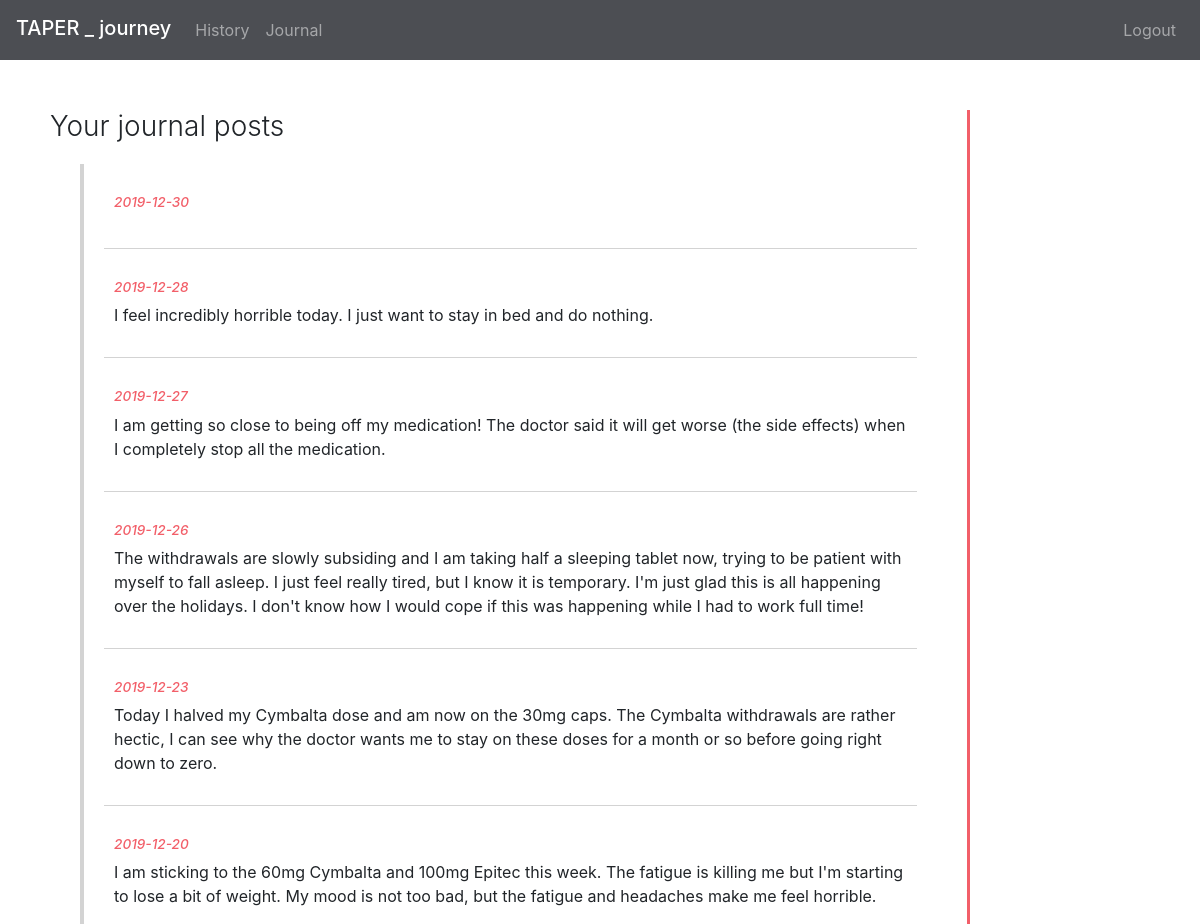
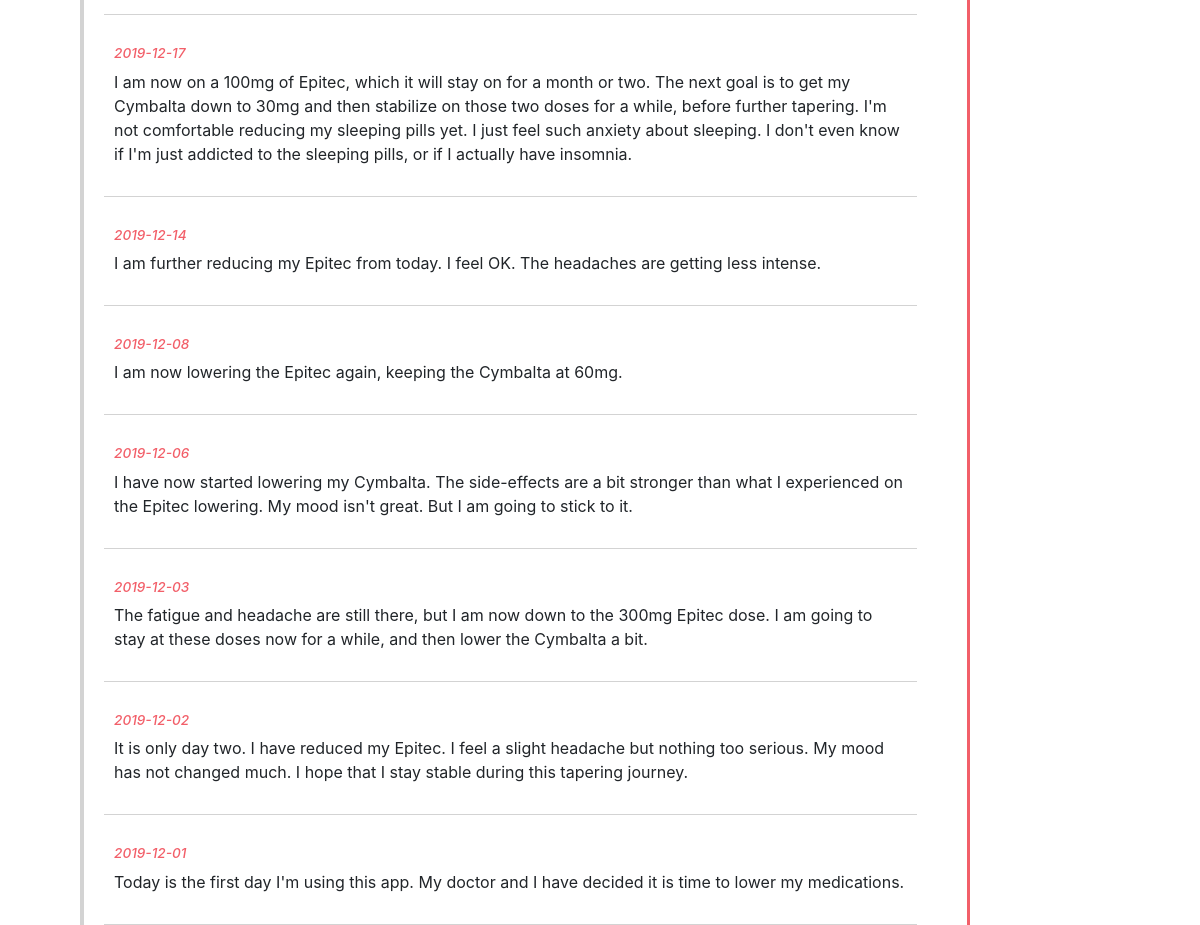
Page /journal (signed in) on the committed database (2 pictures, top to bottom).
### tables this page shows
CREATE TABLE 'entries' ('id' integer PRIMARY KEY AUTOINCREMENT NOT NULL,'drugs' text,'doses' text, 'mood' smallint, 'side_effects' text, 'journal' text, 'user_id' integer NOT NULL, 'entry_date' date NOT NULL);

### application.py (the view)
@app.route("/journal", methods=["GET", "POST"])
@signin_required
def journal():
    if not (db.execute("SELECT journal, entry_date From entries WHERE user_id=? AND journal IS NOT NULL ORDER BY entry_date DESC" , (session["user_id"]))):
        journal_data={"hasJournalEntries" : "false"}
    else:
        rows = db.execute("SELECT journal, entry_date From entries WHERE user_id=? AND journal IS NOT NULL ORDER BY entry_date DESC" , (session["user_id"]))
        journal_data = []
        for row in rows:
            journal_data.append({"date": row["entry_date"], "entry": row["journal"]})
    return render_template("journal.html", page_data=journal_data)

### application.py (called while the page is built)
@app.after_request
def after_request(response):
    response.headers["Cache-Control"] = "no-cache, no-store, must-revalidate"
    response.headers["Expires"] = 0
    response.headers["Pragma"] = "no-cache"
    return response

### helpers.py (called while the page is built)
def signin_required(f):
    @wraps(f)
    def decorated_function(*args, **kwargs):
        if session.get("user_id") is None:
            return redirect("/signin")
        return f(*args, **kwargs)
    return decorated_function

### templates/journal.html (shortened to what this page needs)
{% extends "layout.html" %}
{% block main %}
<div id="journalPageContainer">
    <div class="wrapper">
        <h3 class="font-weight-light" >Your journal posts</h3>
        <div id="borderContainer">
            {% for entry in page_data %}
            <div align=left class="journalEntryCard">
                <i><strong><h6> {{ entry.date }} </h6></strong></i>
                <div align=left> {{ entry.entry }} </div>
            </div>
            {% endfor %}
        </div>
    </div>
</div>
{% endblock %}

### static/styles.css (style rules this page uses)
body, html { margin: 0px; padding: 0px; }
* { box-sizing: border-box; }
.wrapper { width: 80%; }
.wrapper h3 { margin-bottom: 20px; }
.wrapper { border-right: 3px solid rgba(242, 95,105, 1); }
#borderContainer { border-left: 4px solid lightGray; margin-left: 30px; margin-right:30px; padding-left: 20px; padding-right: 20px; }
#journalPageContainer { margin-top: 50px; margin-left: 30px; padding-left: 20px; }
#journalPageContainer h6 { color: rgba(242, 95,105, 1); font-size: 0.85rem; }
.journalEntryCard { border-bottom: 1px solid lightGray; padding-bottom: 30px; padding-top: 30px; padding-right: 10px; padding-left: 10px; }

### rows in the picture
entries: date "2019-12-30"
entries: date "2019-12-28", entry "I feel incredibly horrible today. I just want to stay in bed and do nothing."
entries: date "2019-12-27", entry "I am getting so close to being off my medication! The doctor said it will get worse (the side effects) when I completely stop all the medication."
entries: date "2019-12-26", entry "The withdrawals are slowly subsiding and I am taking half a sleeping tablet now, trying to be patient with myself to fall asleep. I just feel really tired, but I know it is temporary. I'm just glad this is all happening over the holidays. I don't know how I would cope if this was happening while I had to work full time!"
entries: date "2019-12-23", entry "Today I halved my Cymbalta dose and am now on the 30mg caps. The Cymbalta withdrawals are rather hectic, I can see why the doctor wants me to stay on these doses for a month or so before going right down to zero."
entries: date "2019-12-20", entry "I am sticking to the 60mg Cymbalta and 100mg Epitec this week. The fatigue is killing me but I'm starting to lose a bit of weight. My mood is not too bad, but the fatigue and headaches make me feel horrible."
entries: date "2019-12-17", entry "I am now on a 100mg of Epitec, which it will stay on for a month or two. The next goal is to get my Cymbalta down to 30mg and then stabilize on those two doses for a while, before further tapering. I'm not comfortable reducing my sleeping pills yet. I just feel such anxiety about sleeping. I don't even know if I'm just addicted to the sleeping pills, or if I actually have insomnia."
entries: date "2019-12-14", entry "I am further reducing my Epitec from today. I feel OK. The headaches are getting less intense."
entries: date "2019-12-08", entry "I am now lowering the Epitec again, keeping the Cymbalta at 60mg."
entries: date "2019-12-06", entry "I have now started lowering my Cymbalta. The side-effects are a bit stronger than what I experienced on the Epitec lowering. My mood isn't great. But I am going to stick to it."
entries: date "2019-12-03", entry "The fatigue and headache are still there, but I am now down to the 300mg Epitec dose. I am going to stay at these doses now for a while, and then lower the Cymbalta a bit."
entries: date "2019-12-02", entry "It is only day two. I have reduced my Epitec. I feel a slight headache but nothing too serious. My mood has not changed much. I hope that I stay stable during this tapering journey."
entries: date "2019-12-01", entry "Today is the first day I'm using this app. My doctor and I have decided it is time to lower my medications."
